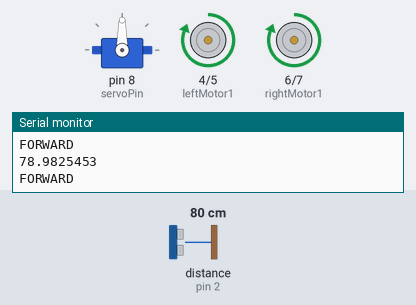
Bench run of a sketch on a simulated Arduino Uno, built with avr-gcc and run on an emulated ATmega328P. Shown: servo, motor-driver pin pairs drawn as motors (green arrow = first pin HIGH = forward, orange = second pin HIGH = backward, longer = more drive), the last lines printed to the serial monitor. Wiring (inferred from the names in the program): ultrasonic range finder: trigger pin 3; echo pin 2. The test bench sets the inputs (shaded band); at power-on: distance to the obstacle (sensor on pin 2) 80 cm. The echo pulse lasts 58.3 µs per cm.

Above: at 1.2 s.
1.3 s: distance to the obstacle (sensor on pin 2) set to 32 cm
4.3 s: distance to the obstacle (sensor on pin 2) set to 28 cm
At 4.47 s:
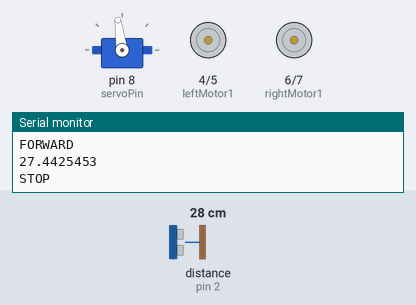
At 5.38 s:
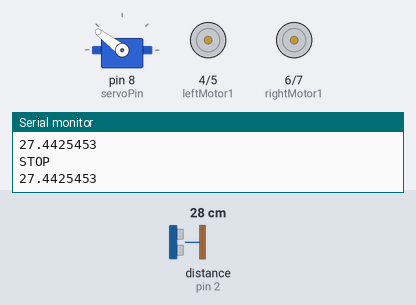
7.3 s: distance to the obstacle (sensor on pin 2) set to 12 cm
10.3 s: distance to the obstacle (sensor on pin 2) set to 9 cm
13.3 s: distance to the obstacle (sensor on pin 2) set to 35 cm
At 14.4 s:
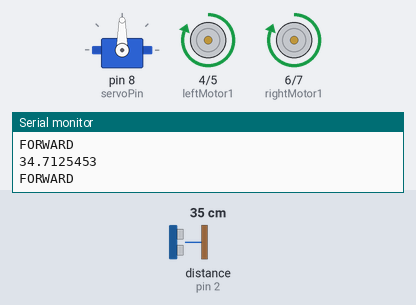
15.1 s: distance to the obstacle (sensor on pin 2) set to 2 cm
At 15.5 s:
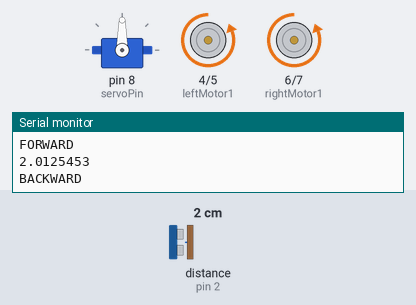
Timing chart, 0 to 18.1 s (numbered marks = the images above; inputs shaded):
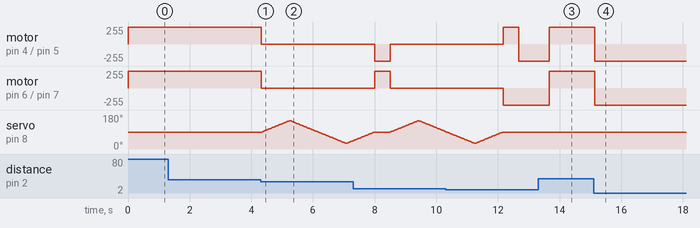

The sketch:

autotank.ino
```cpp
/**
 * 自动避障坦克
 * BY: Malu
 * https://malu.me
 * 2018.12.11
 */

#include <Servo.h>

#define STOP      0
#define FORWARD   1
#define BACKWARD  2
#define TURNLEFT  3
#define TURNRIGHT 4

Servo myServo;  // 舵机

// 针脚定义
int EchoPin=2;   // 收到反射回来的超声波
int TrigPin=3;  // 发出超声波

int leftMotor1 = 4;  // 左边轮子
int leftMotor2 = 5;
int rightMotor1 = 6;  // 右边轮子
int rightMotor2 = 7;

int servoPin = 8;  // 舵机针脚，棕色为地，红色为电源正，橙色为信号线

void setup() {
  // 串口初始化
  Serial.begin(9600);
  // 超声波控制引脚初始化
  pinMode(EchoPin, INPUT);
  pinMode(TrigPin, OUTPUT);
  // 舵机引脚初始化
  myServo.attach(servoPin);
  // 电机驱动引脚初始化
  pinMode(leftMotor1, OUTPUT);
  pinMode(leftMotor2, OUTPUT);
  pinMode(rightMotor1, OUTPUT);
  pinMode(rightMotor2, OUTPUT);
}

void loop() {
  avoidance();
}

void motorRun(int cmd,int value) {
  switch(cmd) {
    case FORWARD:
      Serial.println("FORWARD"); //输出状态
      digitalWrite(leftMotor1, HIGH);
      digitalWrite(leftMotor2, LOW);
      digitalWrite(rightMotor1, HIGH);
      digitalWrite(rightMotor2, LOW);
      break;
    case BACKWARD:
      Serial.println("BACKWARD"); //输出状态
      digitalWrite(leftMotor1, LOW);
      digitalWrite(leftMotor2, HIGH);
      digitalWrite(rightMotor1, LOW);
      digitalWrite(rightMotor2, HIGH);
      break;
    case TURNLEFT:
      Serial.println("TURN  LEFT"); //输出状态
      digitalWrite(leftMotor1, HIGH);
      digitalWrite(leftMotor2, LOW);
      digitalWrite(rightMotor1, LOW);
      digitalWrite(rightMotor2, HIGH);
      break;
    case TURNRIGHT:
      Serial.println("TURN  RIGHT"); //输出状态
      digitalWrite(leftMotor1, LOW);
      digitalWrite(leftMotor2, HIGH);
      digitalWrite(rightMotor1, HIGH);
      digitalWrite(rightMotor2, LOW);
      break;
    default:
      Serial.println("STOP"); //输出状态
      digitalWrite(leftMotor1, LOW);
      digitalWrite(leftMotor2, LOW);
      digitalWrite(rightMotor1, LOW);
      digitalWrite(rightMotor2, LOW);
  }
}

void avoidance() {
  int pos;  // 舵机角度
  int dis[3];  // 距离

  myServo.write(90);
  dis[1] = getDistance(); //中间

  if(dis[1]<10){ //判断障碍物距离，距离太近
    motorRun(BACKWARD,250); //后退
    delay(500); //后退时间
  }

  if(dis[1]<30 && dis[1]>=10) {
    motorRun(STOP,0);
    for (pos = 90; pos <= 150; pos += 1)
    {
      myServo.write(pos);    // tell servo to go to position in variable 'pos'
      delay(15);             // waits 15ms for the servo to reach the position
    }
    dis[2]=getDistance(); //左边

    for (pos = 150; pos >= 30; pos -= 1)
    {
      myServo.write(pos);    // tell servo to go to position in variable 'pos'
      delay(15);             // waits 15ms for the servo to reach the position
      if(pos==90)
        dis[1]=getDistance(); //中间
    }

    dis[0]=getDistance();  //右边
    for (pos = 30; pos <= 90; pos += 1)
    {
      myServo.write(pos);    // tell servo to go to position in variable 'pos'
      delay(15);             // waits 15ms for the servo to reach the position
    }

    if(dis[0]<dis[2]) //右边距离障碍的距离比左边近
    {
      //左转
      motorRun(TURNLEFT,250);
      delay(500);
    }
    else  //右边距离障碍的距离比左边远
    {
      //右转
      motorRun(TURNRIGHT,250);
      delay(500);
    }
  }

  if(dis[1]>200) {
    motorRun(FORWARD,200);  //高速前进
  }else{
    motorRun(FORWARD,150);  //前进
  }
}

int getDistance() {
  digitalWrite(TrigPin, LOW); // 使发出发出超声波信号接口低电平2μs
  delayMicroseconds(2);
  digitalWrite(TrigPin, HIGH); // 使发出发出超声波信号接口高电平10μs，这里是至少10μs
  delayMicroseconds(10);
  digitalWrite(TrigPin, LOW); // 保持发出超声波信号接口低电平

  float distance;

  /*
  distance = pulseIn(EchoPin, HIGH) / 58.0; //将回波时间换算成cm
  distance = (int(distance * 100.0)) / 100.0; //保留两位小数
  */

  distance = pulseIn(EchoPin, HIGH); //读出脉冲时间
  distance = distance*0.017;  //脉冲时间转化为距离值

  Serial.print(distance); //输出距离值
  Serial.println('cm');

  return distance;
}
```

Measured:
- the behaviour switches between 31 and 30 cm on distance to the obstacle (sensor on pin 2) (found by bisection; images 0 and 1)
- after the input at 4.3 s, motor on pin 4 (leftMotor1) / pin 5 (leftMotor2), motor on pin 6 (rightMotor1) / pin 7 (rightMotor2): forward 255/255 → stopped at once
- after the input at 13.3 s, motor on pin 4 (leftMotor1) / pin 5 (leftMotor2), motor on pin 6 (rightMotor1) / pin 7 (rightMotor2): backward 255/255 → forward 255/255 after 0.37 s
- after the input at 15.1 s, motor on pin 4 (leftMotor1) / pin 5 (leftMotor2), motor on pin 6 (rightMotor1) / pin 7 (rightMotor2): forward 255/255 → backward 255/255 at once
